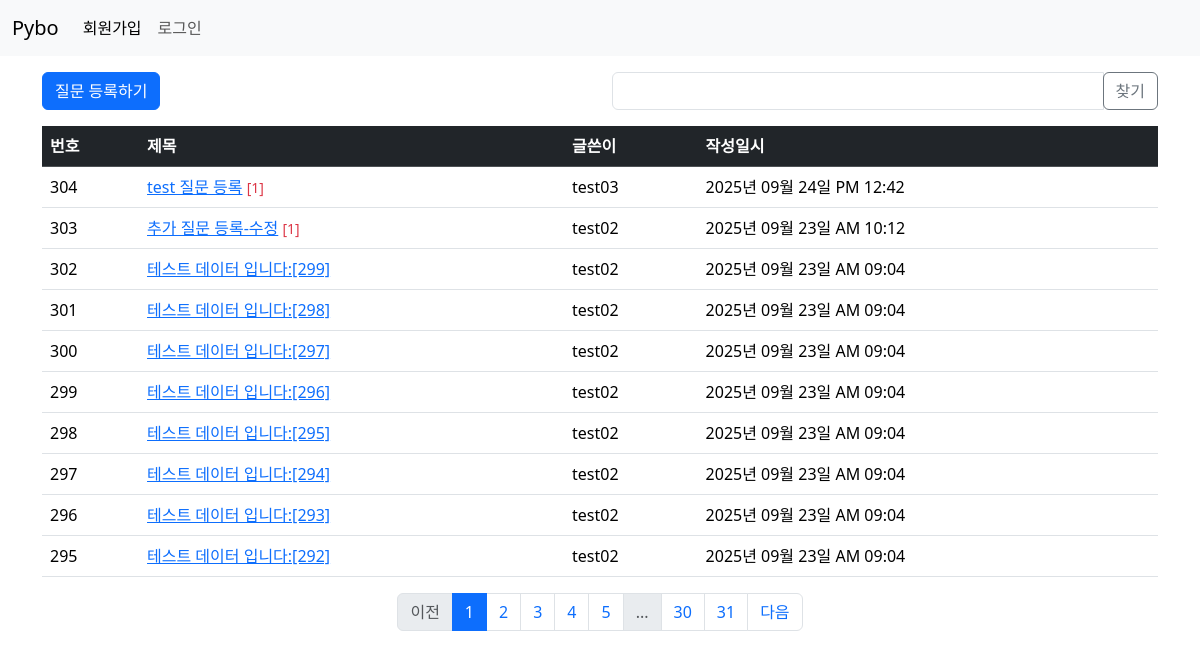
Page /question/list/ on the earlier database version.
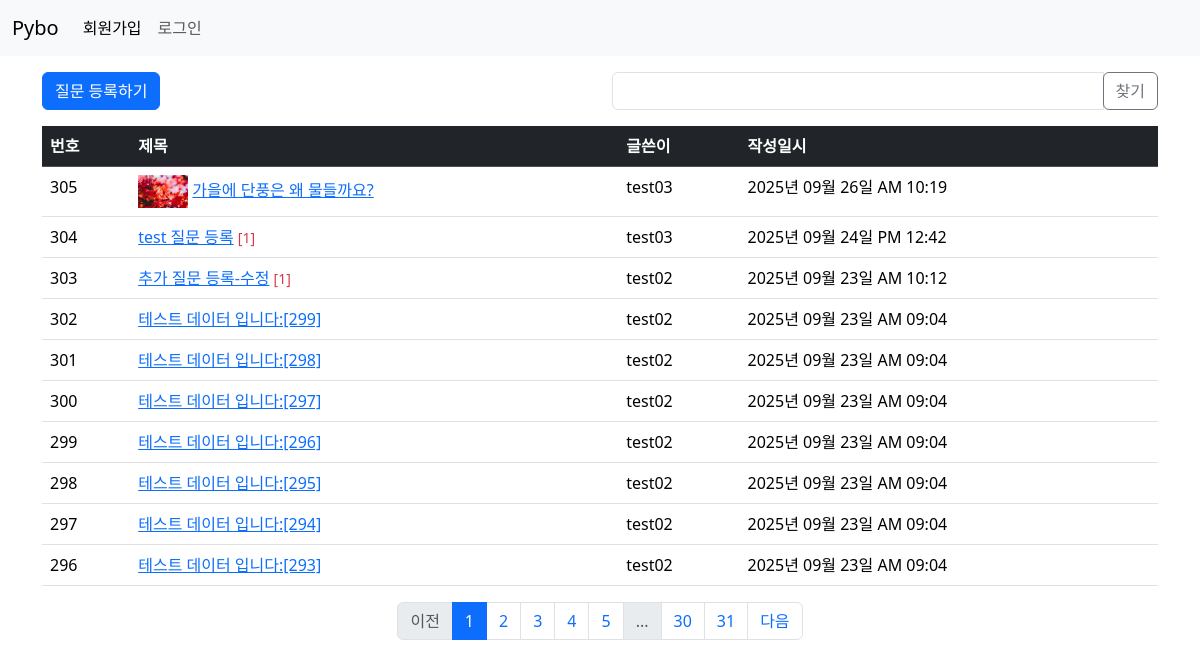
Same page on the later database version.
### pybo/models.py (models this page shows)
class Question(db.Model):
    id = db.Column(db.Integer, primary_key=True)
    subject = db.Column(db.String(200), nullable=False)
    content = db.Column(db.Text(), nullable=False)
    create_date = db.Column(db.DateTime(), nullable=False)
    user_id = db.Column(db.Integer, db.ForeignKey('user.id', ondelete='CASCADE'),
                        nullable=False)
    user = db.relationship('User', backref=db.backref('question_set'))
    modify_date = db.Column(db.DateTime(), nullable=True)
    image_path = db.Column(db.String(200), nullable=True)

class User(db.Model):
    id = db.Column(db.Integer, primary_key=True)
    username = db.Column(db.String(150), unique=True, nullable=False)
    password = db.Column(db.String(200), nullable=False)
    email = db.Column(db.String(120), unique=True, nullable=False)

### pybo/views/question_views.py (the view, shortened to what this page needs)
@bp.route('/list/')
def _list():
    page = request.args.get('page', default=1, type=int)  # 페이지
    kw = request.args.get('kw', default='', type=str)   # 검색 키워드
    question_list = Question.query.order_by(Question.create_date.desc())
    question_list = question_list.paginate(page=page, per_page=10)  # 한 페이지에 보여야할 게시글 수
    return render_template('question/question_list.html',
                           question_list=question_list, page=page, kw=kw)

### pybo/filter.py (called while the page is built)
def format_datetime(value, fmt='%Y년 %m월 %d일 %p %I:%M'):
    return value.strftime(fmt)

### pybo/views/auth_views.py (called while the page is built)
@bp.before_app_request
def load_logged_in_user():
    user_id = session.get('user_id')
    if user_id is None:
        g.user = None
    else:
        g.user = User.query.get(int(user_id))

### pybo/templates/question/question_list.html (shortened to what this page needs)
{% extends 'base.html' %}
{% block content %}
<div class="container my-3">
    <div class="row my-3">
        <div class="col-6">
            <a href="{{ url_for('question.create') }}" class="btn btn-primary">질문 등록하기</a>
        </div>
        <div class="col-6">
            <div class="input-group">
                <input type="text" id="search_kw" class="form-control"
                    value="{{ kw or '' }}">
                <div class="input-group-append">
                    <button class="btn btn-outline-secondary" id="btn_search">찾기</button>
                </div>
            </div>
        </div>
    </div>
    <table class="table table-hover">
        <thead>
        <tr class="table-dark">
            <th scope="col">번호</th>
            <th scope="col">제목</th>
            <th scope="col">글쓴이</th>
            <th scope="col">작성일시</th>
        </tr>
        </thead>
        <tbody>
        {% if question_list %}
        {% for question in question_list.items %}
        <tr>
            <td>{{ question_list.total - (question_list.page - 1) * question_list.per_page - loop.index0 }}</td>
            <td>
                {% if question.image_path %}
                <img src="{{ url_for('static', filename=question.image_path) }}" alt="썸네일" style="width:50px;">
                {% endif %}
                <a href="{{ url_for('question.detail', question_id= question.id) }}">{{ question.subject }}</a>
                {% if question.answer_set | length > 0 %}
                <span class="text-danger small"> [{{question.answer_set | length}}]</span>
                {% endif %}
            </td>
            <td>{{ question.user.username }}</td>
            <td>{{ question.create_date|datetime }}</td>
        </tr>
        {% endfor %}
        {% else %}
        <tr>
            <td colspan="3">질문이 없습니다.</td>
        </tr>
        {% endif %}
        </tbody>
    </table>
    <ul class="pagination justify-content-center">
        {% if question_list.has_prev %}
        <li class="page-item"><a data-page="{{ question_list.prev_num }}" href="javascript:void(0)" class="page-link">이전</a></li>
        {% else %}
        <li class="page-item disabled"><a href="javascript:void(0)" class="page-link">이전</a></li>
        {% endif %}
        {% for page_num in question_list.iter_pages() %}
        {% if page_num %}
        {% if page_num != question_list.page %}
        <li class="page-item"><a class="page-link" data-page="{{ page_num }}" href="javascript:void(0)">{{ page_num }}</a></li>
        {%else%}
        <li class="page-item active">
            <a class="page-link" href="javascript:void(0)" aria-current="page">{{ page_num }}</a>
        </li>
        {% endif %}
        {% else %}
        <li class="page-item disabled"><a class="page-link" href="javascript:void(0)">...</a></li>
        {% endif %}
        {% endfor %}
        {% if question_list.has_next %}
        <li class="page-item"><a data-page="{{ question_list.next_num }}" href="javascript:void(0)" class="page-link">다음</a></li>
        {% else %}
        <li class="page-item disabled"><a href="javascript:void(0)" class="page-link">다음</a></li>
        {% endif %}
    </ul>
</div>
{% endblock %}

### pybo/templates/base.html (shortened to what this page needs)
<!DOCTYPE html>
<html lang="ko">
<head>
    <link rel="stylesheet" href="https://cdn.jsdelivr.net/npm/bootstrap@5.3.8/dist/css/bootstrap.min.css">
    <link rel="stylesheet" href="{{ url_for('static', filename='style.css') }}">
</head>
<body>
{% include 'navbar.html' %}
{% block content %}
{% endblock %}
</body>
</html>

### pybo/templates/navbar.html (shortened to what this page needs)
<nav class="navbar navbar-expand-sm bg-body-tertiary">
    <div class="container-fluid">
        <a class="navbar-brand" href="{{ url_for('main.index') }}">Pybo</a>
        <div class="collapse navbar-collapse" id="navbarTogglerDemo02">
            {% if g.user %}
            <ul class="navbar-nav me-auto mb-2 mb-lg-0">
                <li class="nav-item">
                    <a class="nav-link active" aria-current="page"
                       href="{{ url_for('auth.logout') }}">{{ g.user.username }} (로그아웃)</a>
                </li>
            </ul>
            {% else %}
            <ul class="navbar-nav me-auto mb-2 mb-lg-0">
                <li class="nav-item">
                    <a class="nav-link active" aria-current="page"
                       href="{{ url_for('auth.signup') }}">회원가입</a>
                </li>
                <li class="nav-item">
                    <a class="nav-link" href="{{ url_for('auth.login') }}">로그인</a>
                </li>
            </ul>
            {% endif %}
        </div>
    </div>
</nav>

Differences in the rows shown:
no longer on this page (row unchanged): Question: total "295", subject "테스트 데이터 입니다:[292]", user.username "test02", create_date "2025년 09월 23일 AM 09:04"
added Question: total "305", image_path (picture), subject "가을에 단풍은 왜 물들까요?", user.username "test03", create_date "2025년 09월 26일 AM 10:19"
